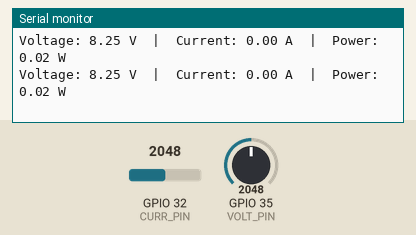
This sketch was run on a simulated ESP32. Shown: the last lines printed to the serial monitor. Inputs (shaded band) come from the test bench; at power-on: GPIO 32 (CURR_PIN) = 2048, GPIO 35 (VOLT_PIN) = 2048.

Above: at 2.3 s.
2.4 s: GPIO 32 (CURR_PIN) set to 2866
At 4.1 s:
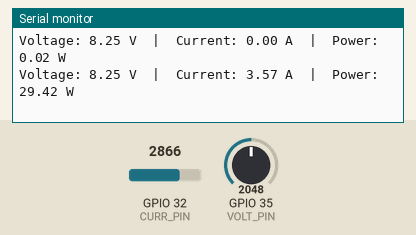
4.5 s: GPIO 35 (VOLT_PIN) set to 2866
At 5.3 s:
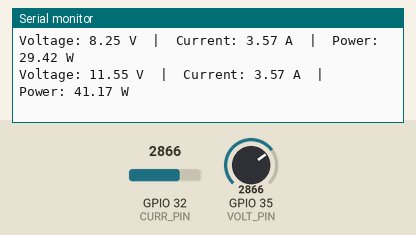
6.6 s: GPIO 32 (CURR_PIN) set to 3603
At 8.4 s:
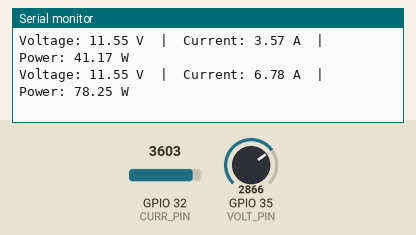
8.7 s: GPIO 35 (VOLT_PIN) set to 3603
At 10.0 s:
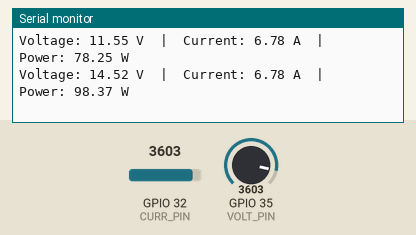
Timing chart, 0 to 11.7 s (numbered marks = the images above; inputs shaded):
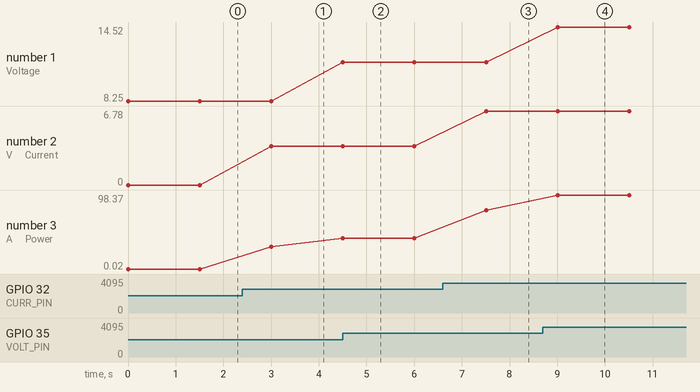

The sketch:

03_test_voltage_current.ino
```cpp
/* ============================================================
   GreenGrid AI — Hardware Test 03: DC Voltage (0-25V) & Current Sensors
   File: iot/tests/03_test_voltage_current.ino

   Hardware Connections:
   - Voltage Sensor VCC -> ESP32 3.3V (Module power reference)
   - Voltage Sensor GND -> ESP32 GND & Solar/Battery Ground
   - Voltage Sensor OUT -> ESP32 GPIO 35 (ADC1_CH7)
   - Voltage Sensor Screw Terminals (+ / -) -> Solar Panel / Battery (+) & (-)
   - Current Sensor VCC -> ESP32 5V (VIN)
   - Current Sensor GND -> ESP32 GND
   - Current Sensor OUT -> ESP32 GPIO 32 (ADC1_CH4)
   ============================================================ */

#define VOLT_PIN 35
#define CURR_PIN 32

void setup() {
  Serial.begin(115200);
  Serial.println("\n--- GreenGrid AI: Test 03 - DC Voltage & Current Sensors ---");
  analogSetAttenuation(ADC_11db);
}

void loop() {
  // Read Voltage Sensor (0-25V module uses 5:1 resistor divider)
  int rawVolt = analogRead(VOLT_PIN);
  float pinVoltage = (rawVolt / 4095.0) * 3.3;
  float measuredVoltage = pinVoltage * 5.0; // 5:1 scale factor

  // Read Current Sensor (ACS712 / ACS217 5A Module)
  int rawCurr = analogRead(CURR_PIN);
  float currPinVoltage = (rawCurr / 4095.0) * 3.3;
  // Offset centered at VCC/2 (approx 1.65V to 2.5V depending on VCC)
  float measuredCurrent = abs((currPinVoltage - 1.65) / 0.185); // 185mV/A sensitivity for 5A module

  float calculatedPower = measuredVoltage * measuredCurrent;

  Serial.print("Voltage: ");
  Serial.print(measuredVoltage, 2);
  Serial.print(" V  |  Current: ");
  Serial.print(measuredCurrent, 2);
  Serial.print(" A  |  Power: ");
  Serial.print(calculatedPower, 2);
  Serial.println(" W");

  delay(1500);
}
```

Measured:
- after the input at 2.4 s, the serial monitor: prints a new line after 0.61 s (image 1)
- after the input at 4.5 s, the serial monitor: prints a new line at once (image 2)
- after the input at 6.6 s, the serial monitor: prints a new line after 0.91 s (image 3)
- after the input at 8.7 s, the serial monitor: prints a new line after 0.31 s (image 4)
- plotted number 1: 8.25 → 11.55 after the input at 4.5 s, 11.55 → 14.52 after the input at 8.7 s
- plotted number 2: 0 → 3.57 after the input at 2.4 s, 3.57 → 6.78 after the input at 6.6 s
- plotted number 3: 0.02 → 29.42 after the input at 2.4 s, 29.42 → 41.17 after the input at 4.5 s, 41.17 → 78.25 after the input at 6.6 s, 78.25 → 98.37 after the input at 8.7 s
